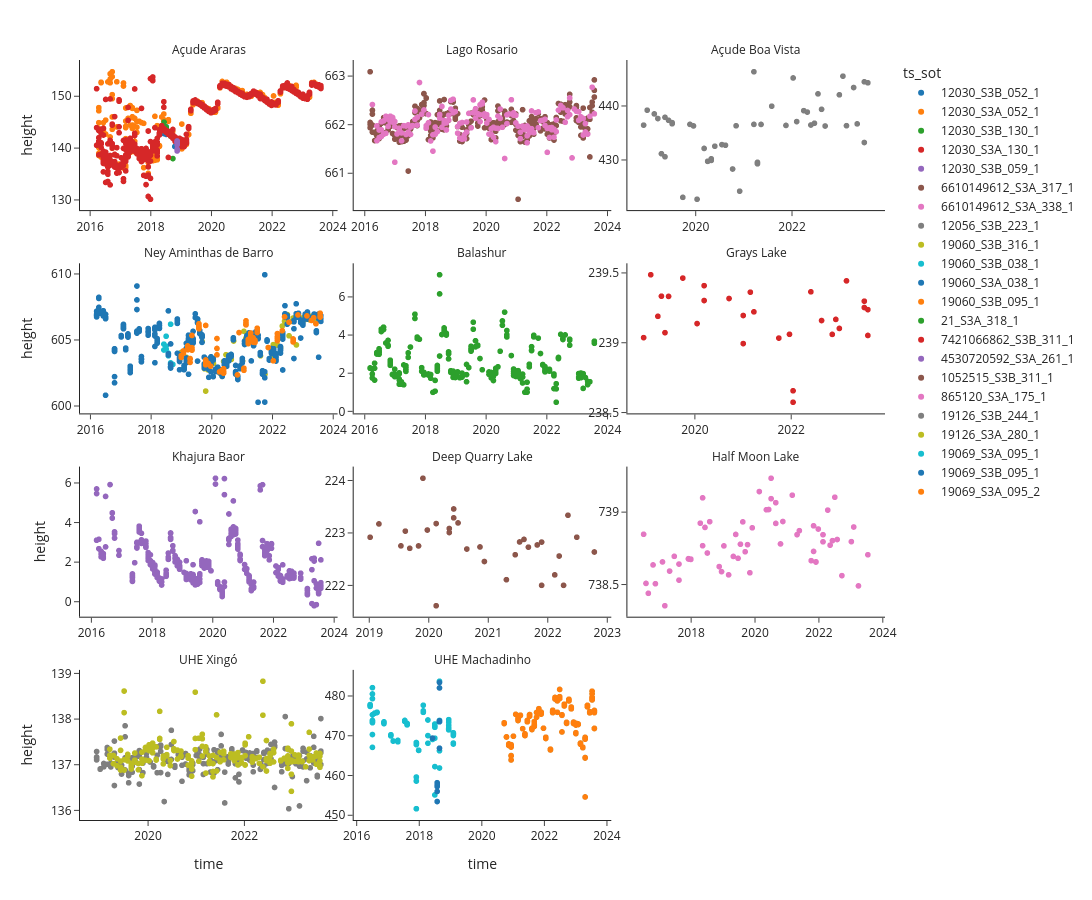

The cell this chart's notebook holds for it:
### Markdown cell above
## Plot only the extracted

### Code cell
#Plot to exclude outliers
import plotly.express as px
from plotly.subplots import make_subplots
import plotly.graph_objects as go


df=df_files_filtered
x_fd='time'
y_fd='height'
facet='lake_name'
color='ts_sot'
fig = px.scatter(df, x=x_fd, y=y_fd, 
                 facet_col=facet,color=color,facet_col_wrap=3,
                 # color_discrete_sequence=["#7570b3","#d95f02"],
                 template="simple_white", width=1200, height=900)
# fig.update_traces(marker=dict(size=5,color='#661666'))
fig.update_xaxes(matches=None)
fig.update_yaxes(matches=None)

fig.for_each_annotation(lambda a: a.update(text=a.text.split("=")[-1]))
fig.for_each_yaxis(lambda y: y.update(showticklabels=True,matches=None))
fig.for_each_xaxis(lambda x: x.update(showticklabels=True,matches=None))

fig.show()
del df

### Figure 1 — Plotly figure (JSON) as saved in the notebook; plotly's stock layout.template omitted (floating-point values rounded to 4 significant figures; data arrays with more than 128 entries replaced by an {"elided": "..."} marker saying what was removed)
{"data": [{"hovertemplate": "ts_sot=12030_S3B_052_1<br>lake_name=Açude Araras<br>time=%{x}<br>height=%{y}<extra></extra>", "legendgroup": "12030_S3B_052_1", "marker": {"color": "#1F77B4", "symbol": "circle"}, "mode": "markers", "name": "12030_S3B_052_1", "showlegend": true, "type": "scattergl", "x": [2018.0, 2018.0, 2018.0, 2018.0, 2018.0, 2018.0, 2018.0, 2018.0, 2018.0, 2018.0, 2018.0, 2018.0, 2018.0, 2018.0, 2018.0, 2018.0, 2018.0, 2018.0, 2018.0, 2018.0, 2018.0, 2018.0, 2018.0, 2018.0, 2018.0, 2018.0, 2018.0, 2018.0, 2019.0, 2019.0, 2019.0, 2019.0, 2019.0, 2019.0, 2019.0, 2019.0, 2019.0, 2019.0, 2019.0, 2019.0, 2019.0, 2019.0, 2019.0], "xaxis": "x10", "y": [144.5, 144.0, 144.3, 143.7, 144.4, 144.4, 144.1, 142.9, 143.8, 143.9, 143.6, 143.8, 143.8, 144.0, 143.8, 144.2, 144.1, 144.1, 144.1, 143.7, 143.7, 144.0, 144.0, 143.9, 144.2, 144.1, 143.8, 143.9, 142.7, 144.2, 144.1, 143.0, 143.1, 143.1, 142.7, 142.5, 142.5, 142.9, 142.2, 142.1, 142.2, 142.2, 140.4], "yaxis": "y10"}, {"hovertemplate": "ts_sot=12030_S3A_052_1<br>lake_name=Açude Araras<br>time=%{x}<br>height=%{y}<extra></extra>", "legendgroup": "12030_S3A_052_1", "marker": {"color": "#FF7F0E", "symbol": "circle"}, "mode": "markers", "name": "12030_S3A_052_1", "showlegend": true, "type": "scattergl", "x": {"elided": "472 float values"}, "xaxis": "x10", "y": {"elided": "472 float values"}, "yaxis": "y10"}, {"hovertemplate": "ts_sot=12030_S3B_130_1<br>lake_name=Açude Araras<br>time=%{x}<br>height=%{y}<extra></extra>", "legendgroup": "12030_S3B_130_1", "marker": {"color": "#2CA02C", "symbol": "circle"}, "mode": "markers", "name": "12030_S3B_130_1", "showlegend": true, "type": "scattergl", "x": [2018.0, 2018.0, 2018.0, 2018.0, 2018.0, 2018.0, 2018.0, 2018.0, 2018.0, 2018.0, 2018.0, 2018.0, 2019.0, 2019.0, 2019.0, 2019.0, 2019.0, 2019.0, 2019.0, 2019.0, 2019.0, 2019.0, 2019.0, 2019.0, 2019.0, 2019.0, 2019.0, 2019.0, 2019.0, 2019.0, 2019.0, 2019.0, 2019.0, 2019.0, 2019.0, 2019.0, 2019.0, 2019.0, 2019.0, 2019.0, 2019.0, 2019.0, 2019.0, 2019.0, 2019.0, 2019.0], "xaxis": "x10", "y": [145.1, 143.5, 143.5, 143.8, 143.7, 143.6, 143.6, 143.8, 143.7, 143.6, 143.7, 144.0, 144.1, 144.0, 144.1, 143.8, 143.9, 143.6, 144.1, 143.7, 143.2, 143.0, 142.9, 142.8, 142.9, 143.2, 143.1, 142.9, 142.8, 142.7, 142.6, 142.5, 142.4, 142.8, 142.6, 142.5, 142.4, 142.1, 142.1, 142.4, 142.3, 142.1, 138.1, 142.2, 142.1, 142.1], "yaxis": "y10"}, {"hovertemplate": "ts_sot=12030_S3A_130_1<br>lake_name=Açude Araras<br>time=%{x}<br>height=%{y}<extra></extra>", "legendgroup": "12030_S3A_130_1", "marker": {"color": "#D62728", "symbol": "circle"}, "mode": "markers", "name": "12030_S3A_130_1", "showlegend": true, "type": "scattergl", "x": {"elided": "841 float values"}, "xaxis": "x10", "y": {"elided": "841 float values"}, "yaxis": "y10"}, {"hovertemplate": "ts_sot=12030_S3B_059_1<br>lake_name=Açude Araras<br>time=%{x}<br>height=%{y}<extra></extra>", "legendgroup": "12030_S3B_059_1", "marker": {"color": "#9467BD", "symbol": "circle"}, "mode": "markers", "name": "12030_S3B_059_1", "showlegend": true, "type": "scattergl", "x": [2019.0, 2019.0, 2019.0, 2019.0, 2019.0, 2019.0, 2019.0, 2019.0, 2019.0, 2019.0, 2019.0, 2019.0, 2019.0, 2019.0, 2019.0, 2019.0, 2019.0, 2019.0, 2019.0, 2019.0, 2019.0, 2019.0, 2019.0, 2019.0, 2019.0, 2019.0], "xaxis": "x10", "y": [141.4, 141.4, 141.5, 141.1, 141.2, 141.2, 141.2, 141.2, 141.2, 141.3, 141.4, 141.4, 141.2, 140.7, 141.1, 141.3, 141.2, 141.3, 139.9, 141.2, 141.3, 141.2, 141.3, 141.4, 139.5, 141.2], "yaxis": "y10"}, {"hovertemplate": "ts_sot=6610149612_S3A_317_1<br>lake_name=Lago Rosario<br>time=%{x}<br>height=%{y}<extra></extra>", "legendgroup": "6610149612_S3A_317_1", "marker": {"color": "#8C564B", "symbol": "circle"}, "mode": "markers", "name": "6610149612_S3A_317_1", "showlegend": true, "type": "scattergl", "x": {"elided": "278 float values"}, "xaxis": "x11", "y": {"elided": "278 float values"}, "yaxis": "y11"}, {"hovertemplate": "ts_sot=6610149612_S3A_338_1<br>lake_name=Lago Rosario<br>time=%{x}<br>height=%{y}<extra></extra>", "legendgroup": "6610149612_S3A_338_1", "marker": {"color": "#E377C2", "symbol": "circle"}, "mode": "markers", "name": "6610149612_S3A_338_1", "showlegend": true, "type": "scattergl", "x": {"elided": "167 float values"}, "xaxis": "x11", "y": {"elided": "167 float values"}, "yaxis": "y11"}, {"hovertemplate": "ts_sot=12056_S3B_223_1<br>lake_name=Açude Boa Vista<br>time=%{x}<br>height=%{y}<extra></extra>", "legendgroup": "12056_S3B_223_1", "marker": {"color": "#7F7F7F", "symbol": "circle"}, "mode": "markers", "name": "12056_S3B_223_1", "showlegend": true, "type": "scattergl", "x": [2019.0, 2019.0, 2019.0, 2019.0, 2019.0, 2019.0, 2019.0, 2019.0, 2020.0, 2020.0, 2020.0, 2020.0, 2020.0, 2020.0, 2020.0, 2020.0, 2020.0, 2020.0, 2020.0, 2020.0, 2021.0, 2021.0, 2021.0, 2021.0, 2021.0, 2021.0, 2021.0, 2021.0, 2021.0, 2021.0, 2022.0, 2022.0, 2022.0, 2022.0, 2022.0, 2022.0, 2022.0, 2022.0, 2023.0, 2023.0, 2023.0, 2023.0, 2023.0, 2023.0, 2023.0, 2023.0, 2024.0, 2024.0, 2024.0], "xaxis": "x12", "y": [436.5, 439.3, 438.6, 437.8, 431.2, 438.0, 430.7, 437.4, 437.0, 436.8, 423.2, 436.7, 436.4, 422.8, 432.2, 429.8, 429.8, 430.0, 430.3, 432.6, 432.9, 432.8, 428.4, 436.4, 424.3, 446.4, 436.7, 429.4, 429.6, 436.7, 440.0, 436.5, 445.3, 437.2, 439.2, 439.0, 436.6, 436.9, 442.3, 439.5, 436.4, 442.2, 445.6, 436.4, 443.5, 436.8, 433.3, 444.6, 444.4], "yaxis": "y12"}, {"hovertemplate": "ts_sot=19060_S3B_316_1<br>lake_name=Ney Aminthas de Barro<br>time=%{x}<br>height=%{y}<extra></extra>", "legendgroup": "19060_S3B_316_1", "marker": {"color": "#BCBD22", "symbol": "circle"}, "mode": "markers", "name": "19060_S3B_316_1", "showlegend": true, "type": "scattergl", "x": [2019.0, 2019.0, 2019.0, 2019.0, 2019.0, 2020.0, 2020.0, 2020.0, 2020.0, 2020.0, 2020.0, 2020.0, 2020.0, 2020.0, 2020.0, 2020.0, 2020.0, 2020.0, 2020.0, 2020.0, 2021.0, 2021.0, 2021.0, 2021.0, 2021.0, 2021.0, 2021.0, 2021.0, 2021.0, 2021.0, 2021.0, 2021.0, 2021.0, 2021.0, 2022.0, 2022.0, 2022.0, 2022.0, 2022.0, 2022.0, 2022.0, 2022.0, 2022.0, 2022.0, 2022.0, 2022.0, 2023.0, 2023.0, 2023.0, 2023.0, 2023.0, 2023.0, 2023.0, 2023.0, 2023.0, 2023.0, 2023.0, 2023.0, 2023.0, 2024.0, 2024.0], "xaxis": "x7", "y": [604.1, 602.8, 603.7, 604.5, 604.4, 606.4, 605.9, 604.9, 602.8, 603.0, 601.1, 602.7, 603.6, 603.2, 602.8, 602.7, 602.5, 602.3, 603.4, 603.9, 603.8, 603.5, 604.9, 602.4, 602.3, 603.4, 605.7, 605.2, 605.5, 605.3, 605.2, 605.0, 605.2, 605.1, 603.8, 602.6, 602.4, 603.6, 604.7, 604.0, 604.6, 604.4, 606.1, 606.4, 606.8, 606.9, 605.3, 606.4, 606.7, 604.6, 606.8, 606.4, 606.7, 606.6, 606.8, 606.5, 606.8, 606.9, 606.4, 606.8, 606.8], "yaxis": "y7"}, {"hovertemplate": "ts_sot=19060_S3B_038_1<br>lake_name=Ney Aminthas de Barro<br>time=%{x}<br>height=%{y}<extra></extra>", "legendgroup": "19060_S3B_038_1", "marker": {"color": "#17BECF", "symbol": "circle"}, "mode": "markers", "name": "19060_S3B_038_1", "showlegend": true, "type": "scattergl", "x": [2018.0, 2018.0, 2018.0, 2018.0, 2018.0, 2019.0, 2019.0, 2019.0, 2019.0, 2019.0, 2019.0, 2019.0, 2019.0, 2019.0], "xaxis": "x7", "y": [604.7, 604.3, 605.3, 604.3, 604.5, 603.8, 604.0, 604.0, 603.3, 603.0, 603.1, 603.0, 606.2, 603.2], "yaxis": "y7"}, {"hovertemplate": "ts_sot=19060_S3A_038_1<br>lake_name=Ney Aminthas de Barro<br>time=%{x}<br>height=%{y}<extra></extra>", "legendgroup": "19060_S3A_038_1", "marker": {"color": "#1F77B4", "symbol": "circle"}, "mode": "markers", "name": "19060_S3A_038_1", "showlegend": true, "type": "scattergl", "x": {"elided": "459 float values"}, "xaxis": "x7", "y": {"elided": "459 float values"}, "yaxis": "y7"}, {"hovertemplate": "ts_sot=19060_S3B_095_1<br>lake_name=Ney Aminthas de Barro<br>time=%{x}<br>height=%{y}<extra></extra>", "legendgroup": "19060_S3B_095_1", "marker": {"color": "#FF7F0E", "symbol": "circle"}, "mode": "markers", "name": "19060_S3B_095_1", "showlegend": true, "type": "scattergl", "x": [2019.0, 2019.0, 2019.0, 2019.0, 2019.0, 2019.0, 2019.0, 2019.0, 2019.0, 2019.0, 2019.0, 2019.0, 2019.0, 2019.0, 2019.0, 2019.0, 2019.0, 2020.0, 2020.0, 2020.0, 2020.0, 2020.0, 2020.0, 2020.0, 2020.0, 2020.0, 2020.0, 2020.0, 2020.0, 2020.0, 2020.0, 2020.0, 2020.0, 2020.0, 2020.0, 2020.0, 2020.0, 2021.0, 2021.0, 2021.0, 2021.0, 2021.0, 2021.0, 2021.0, 2021.0, 2021.0, 2021.0, 2021.0, 2021.0, 2021.0, 2021.0, 2021.0, 2021.0, 2021.0, 2021.0, 2021.0, 2021.0, 2021.0, 2021.0, 2021.0, 2021.0, 2022.0, 2022.0, 2022.0, 2022.0, 2022.0, 2022.0, 2022.0, 2022.0, 2023.0, 2023.0, 2023.0, 2023.0, 2023.0, 2023.0, 2023.0, 2023.0, 2023.0, 2023.0, 2024.0, 2024.0, 2024.0], "xaxis": "x7", "y": [603.7, 603.8, 604.0, 604.2, 604.6, 604.3, 604.4, 604.4, 604.4, 603.6, 603.3, 603.6, 605.4, 604.3, 604.4, 604.2, 604.2, 605.9, 606.0, 606.2, 606.1, 603.1, 603.3, 606.1, 603.5, 603.2, 603.2, 603.0, 605.1, 604.4, 603.9, 602.6, 602.7, 602.8, 602.5, 602.6, 602.8, 602.4, 605.6, 602.7, 602.9, 606.2, 606.3, 606.5, 606.2, 604.8, 605.1, 604.7, 604.9, 605.3, 605.5, 604.8, 605.2, 604.9, 604.8, 605.0, 604.9, 605.7, 605.9, 605.6, 605.8, 604.4, 603.4, 605.0, 605.1, 605.3, 605.5, 605.7, 606.8, 606.4, 604.9, 605.0, 605.1, 604.9, 606.9, 606.8, 606.5, 606.7, 606.2, 606.8, 607.0, 606.7], "yaxis": "y7"}, {"hovertemplate": "ts_sot=21_S3A_318_1<br>lake_name=Balashur<br>time=%{x}<br>height=%{y}<extra></extra>", "legendgroup": "21_S3A_318_1", "marker": {"color": "#2CA02C", "symbol": "circle"}, "mode": "markers", "name": "21_S3A_318_1", "showlegend": true, "type": "scattergl", "x": {"elided": "200 float values"}, "xaxis": "x8", "y": {"elided": "200 float values"}, "yaxis": "y8"}, {"hovertemplate": "ts_sot=7421066862_S3B_311_1<br>lake_name=Grays Lake<br>time=%{x}<br>height=%{y}<extra></extra>", "legendgroup": "7421066862_S3B_311_1", "marker": {"color": "#D62728", "symbol": "circle"}, "mode": "markers", "name": "7421066862_S3B_311_1", "showlegend": true, "type": "scattergl", "x": [2019.0, 2019.0, 2019.0, 2019.0, 2019.0, 2019.0, 2020.0, 2020.0, 2020.0, 2020.0, 2021.0, 2021.0, 2021.0, 2021.0, 2021.0, 2022.0, 2022.0, 2022.0, 2022.0, 2022.0, 2023.0, 2023.0, 2023.0, 2023.0, 2023.0, 2024.0, 2024.0, 2024.0, 2024.0], "xaxis": "x9", "y": [239.0, 239.5, 239.2, 239.3, 239.1, 239.3, 239.5, 239.1, 239.4, 239.3, 239.3, 239.2, 239.0, 239.4, 239.2, 239.0, 239.1, 238.7, 238.6, 239.4, 239.2, 239.1, 239.2, 239.1, 239.4, 239.3, 239.3, 239.2, 239.1], "yaxis": "y9"}, {"hovertemplate": "ts_sot=4530720592_S3A_261_1<br>lake_name=Khajura Baor<br>time=%{x}<br>height=%{y}<extra></extra>", "legendgroup": "4530720592_S3A_261_1", "marker": {"color": "#9467BD", "symbol": "circle"}, "mode": "markers", "name": "4530720592_S3A_261_1", "showlegend": true, "type": "scattergl", "x": {"elided": "309 float values"}, "xaxis": "x4", "y": {"elided": "309 float values"}, "yaxis": "y4"}, {"hovertemplate": "ts_sot=1052515_S3B_311_1<br>lake_name=Deep Quarry Lake<br>time=%{x}<br>height=%{y}<extra></extra>", "legendgroup": "1052515_S3B_311_1", "marker": {"color": "#8C564B", "symbol": "circle"}, "mode": "markers", "name": "1052515_S3B_311_1", "showlegend": true, "type": "scattergl", "x": [2019.0, 2019.0, 2020.0, 2020.0, 2020.0, 2020.0, 2020.0, 2020.0, 2020.0, 2020.0, 2020.0, 2020.0, 2020.0, 2020.0, 2020.0, 2021.0, 2021.0, 2021.0, 2021.0, 2021.0, 2022.0, 2022.0, 2022.0, 2022.0, 2022.0, 2022.0, 2022.0, 2022.0, 2022.0, 2022.0, 2022.0, 2023.0], "xaxis": "x5", "y": [222.9, 223.2, 222.8, 223.0, 222.7, 222.8, 224.1, 223.1, 223.2, 221.6, 223.1, 223.0, 223.5, 223.3, 223.2, 222.7, 222.7, 222.5, 222.1, 222.6, 222.8, 222.9, 222.7, 222.8, 222.8, 222.0, 222.2, 222.6, 222.0, 223.3, 222.9, 222.6], "yaxis": "y5"}, {"hovertemplate": "ts_sot=865120_S3A_175_1<br>lake_name=Half Moon Lake<br>time=%{x}<br>height=%{y}<extra></extra>", "legendgroup": "865120_S3A_175_1", "marker": {"color": "#E377C2", "symbol": "circle"}, "mode": "markers", "name": "865120_S3A_175_1", "showlegend": true, "type": "scattergl", "x": [2017.0, 2017.0, 2017.0, 2017.0, 2017.0, 2017.0, 2017.0, 2017.0, 2017.0, 2018.0, 2018.0, 2018.0, 2018.0, 2018.0, 2018.0, 2018.0, 2018.0, 2018.0, 2018.0, 2019.0, 2019.0, 2019.0, 2019.0, 2019.0, 2019.0, 2019.0, 2019.0, 2019.0, 2020.0, 2020.0, 2020.0, 2020.0, 2020.0, 2020.0, 2020.0, 2020.0, 2020.0, 2021.0, 2021.0, 2021.0, 2021.0, 2021.0, 2021.0, 2021.0, 2021.0, 2021.0, 2022.0, 2022.0, 2022.0, 2022.0, 2022.0, 2022.0, 2022.0, 2022.0, 2022.0, 2022.0, 2022.0, 2023.0, 2023.0, 2023.0, 2023.0, 2023.0, 2023.0, 2024.0], "xaxis": "x6", "y": [738.8, 738.5, 738.4, 738.6, 738.5, 738.7, 738.4, 738.6, 738.7, 738.5, 738.6, 738.7, 738.7, 738.7, 738.7, 738.9, 739.1, 738.8, 738.9, 738.7, 738.9, 738.6, 738.6, 738.8, 738.6, 738.7, 738.8, 738.7, 738.8, 738.9, 738.7, 738.8, 738.6, 738.9, 739.1, 739.0, 739.0, 739.1, 739.2, 738.9, 739.1, 738.8, 738.9, 739.1, 738.8, 738.9, 738.7, 738.7, 738.9, 738.7, 738.7, 738.9, 738.8, 738.8, 739.0, 738.8, 738.8, 739.1, 738.8, 738.6, 738.8, 738.9, 738.5, 738.7], "yaxis": "y6"}, {"hovertemplate": "ts_sot=19126_S3B_244_1<br>lake_name=UHE Xingó<br>time=%{x}<br>height=%{y}<extra></extra>", "legendgroup": "19126_S3B_244_1", "marker": {"color": "#7F7F7F", "symbol": "circle"}, "mode": "markers", "name": "19126_S3B_244_1", "showlegend": true, "type": "scattergl", "x": {"elided": "223 float values"}, "xaxis": "x", "y": {"elided": "223 float values"}, "yaxis": "y"}, {"hovertemplate": "ts_sot=19126_S3A_280_1<br>lake_name=UHE Xingó<br>time=%{x}<br>height=%{y}<extra></extra>", "legendgroup": "19126_S3A_280_1", "marker": {"color": "#BCBD22", "symbol": "circle"}, "mode": "markers", "name": "19126_S3A_280_1", "showlegend": true, "type": "scattergl", "x": {"elided": "199 float values"}, "xaxis": "x", "y": {"elided": "199 float values"}, "yaxis": "y"}, {"hovertemplate": "ts_sot=19069_S3A_095_1<br>lake_name=UHE Machadinho<br>time=%{x}<br>height=%{y}<extra></extra>", "legendgroup": "19069_S3A_095_1", "marker": {"color": "#17BECF", "symbol": "circle"}, "mode": "markers", "name": "19069_S3A_095_1", "showlegend": true, "type": "scattergl", "x": {"elided": "464 float values"}, "xaxis": "x2", "y": {"elided": "464 float values"}, "yaxis": "y2"}, {"hovertemplate": "ts_sot=19069_S3B_095_1<br>lake_name=UHE Machadinho<br>time=%{x}<br>height=%{y}<extra></extra>", "legendgroup": "19069_S3B_095_1", "marker": {"color": "#1F77B4", "symbol": "circle"}, "mode": "markers", "name": "19069_S3B_095_1", "showlegend": true, "type": "scattergl", "x": [2018.0, 2019.0, 2019.0, 2019.0, 2019.0, 2019.0, 2019.0, 2019.0, 2019.0, 2019.0, 2019.0, 2019.0, 2019.0, 2019.0, 2019.0, 2019.0, 2019.0, 2019.0], "xaxis": "x2", "y": [469.4, 453.5, 457.4, 458.2, 457.2, 456.0, 457.4, 457.8, 473.6, 473.7, 473.6, 473.7, 483.4, 482.0, 466.9, 473.5, 473.5, 473.7], "yaxis": "y2"}, {"hovertemplate": "ts_sot=19069_S3A_095_2<br>lake_name=UHE Machadinho<br>time=%{x}<br>height=%{y}<extra></extra>", "legendgroup": "19069_S3A_095_2", "marker": {"color": "#FF7F0E", "symbol": "circle"}, "mode": "markers", "name": "19069_S3A_095_2", "showlegend": true, "type": "scattergl", "x": {"elided": "317 float values"}, "xaxis": "x2", "y": {"elided": "317 float values"}, "yaxis": "y2"}], "layout": {"annotations": [{"font": {}, "showarrow": false, "text": "UHE Xingó", "x": 0.16, "xanchor": "center", "xref": "paper", "y": 0.1975, "yanchor": "bottom", "yref": "paper"}, {"font": {}, "showarrow": false, "text": "UHE Machadinho", "x": 0.5, "xanchor": "center", "xref": "paper", "y": 0.1975, "yanchor": "bottom", "yref": "paper"}, {"font": {}, "showarrow": false, "text": "Khajura Baor", "x": 0.16, "xanchor": "center", "xref": "paper", "y": 0.465, "yanchor": "bottom", "yref": "paper"}, {"font": {}, "showarrow": false, "text": "Deep Quarry Lake", "x": 0.5, "xanchor": "center", "xref": "paper", "y": 0.465, "yanchor": "bottom", "yref": "paper"}, {"font": {}, "showarrow": false, "text": "Half Moon Lake", "x": 0.84, "xanchor": "center", "xref": "paper", "y": 0.465, "yanchor": "bottom", "yref": "paper"}, {"font": {}, "showarrow": false, "text": "Ney Aminthas de Barro", "x": 0.16, "xanchor": "center", "xref": "paper", "y": 0.7325, "yanchor": "bottom", "yref": "paper"}, {"font": {}, "showarrow": false, "text": "Balashur", "x": 0.5, "xanchor": "center", "xref": "paper", "y": 0.7325, "yanchor": "bottom", "yref": "paper"}, {"font": {}, "showarrow": false, "text": "Grays Lake", "x": 0.84, "xanchor": "center", "xref": "paper", "y": 0.7325, "yanchor": "bottom", "yref": "paper"}, {"font": {}, "showarrow": false, "text": "Açude Araras", "x": 0.16, "xanchor": "center", "xref": "paper", "y": 1, "yanchor": "bottom", "yref": "paper"}, {"font": {}, "showarrow": false, "text": "Lago Rosario", "x": 0.5, "xanchor": "center", "xref": "paper", "y": 1, "yanchor": "bottom", "yref": "paper"}, {"font": {}, "showarrow": false, "text": "Açude Boa Vista", "x": 0.84, "xanchor": "center", "xref": "paper", "y": 1, "yanchor": "bottom", "yref": "paper"}], "height": 900, "legend": {"title": {"text": "ts_sot"}, "tracegroupgap": 0}, "margin": {"t": 60}, "width": 1200, "xaxis": {"anchor": "y", "autorange": true, "domain": [0, 0.32], "range": [2019.0, 2024.0], "showticklabels": true, "title": {"text": "time"}, "type": "linear"}, "xaxis10": {"anchor": "y10", "autorange": true, "domain": [0, 0.32], "range": [2016.0, 2024.0], "showticklabels": true, "type": "linear"}, "xaxis11": {"anchor": "y11", "autorange": true, "domain": [0.34, 0.66], "range": [2016.0, 2024.0], "showticklabels": true, "type": "linear"}, "xaxis12": {"anchor": "y12", "autorange": true, "domain": [0.68, 1.0], "range": [2019.0, 2024.0], "showticklabels": true, "type": "linear"}, "xaxis2": {"anchor": "y2", "autorange": true, "domain": [0.34, 0.66], "range": [2016.0, 2024.0], "showticklabels": true, "title": {"text": "time"}, "type": "linear"}, "xaxis3": {"anchor": "y3", "domain": [0.68, 1.0], "showticklabels": true, "title": {"text": "time"}}, "xaxis4": {"anchor": "y4", "autorange": true, "domain": [0, 0.32], "range": [2016.0, 2024.0], "showticklabels": true, "type": "linear"}, "xaxis5": {"anchor": "y5", "autorange": true, "domain": [0.34, 0.66], "range": [2019.0, 2023.0], "showticklabels": true, "type": "linear"}, "xaxis6": {"anchor": "y6", "autorange": true, "domain": [0.68, 1.0], "range": [2016.0, 2024.0], "showticklabels": true, "type": "linear"}, "xaxis7": {"anchor": "y7", "autorange": true, "domain": [0, 0.32], "range": [2016.0, 2024.0], "showticklabels": true, "type": "linear"}, "xaxis8": {"anchor": "y8", "autorange": true, "domain": [0.34, 0.66], "range": [2016.0, 2024.0], "showticklabels": true, "type": "linear"}, "xaxis9": {"anchor": "y9", "autorange": true, "domain": [0.68, 1.0], "range": [2019.0, 2024.0], "showticklabels": true, "type": "linear"}, "yaxis": {"anchor": "x", "autorange": true, "domain": [0, 0.1975], "range": [135.8, 139.1], "showticklabels": true, "title": {"text": "height"}, "type": "linear"}, "yaxis10": {"anchor": "x10", "autorange": true, "domain": [0.8025, 1], "range": [128.0, 157.0], "showticklabels": true, "title": {"text": "height"}, "type": "linear"}, "yaxis11": {"anchor": "x11", "autorange": true, "domain": [0.8025, 1], "range": [660.2, 663.3], "showticklabels": true, "type": "linear"}, "yaxis12": {"anchor": "x12", "autorange": true, "domain": [0.8025, 1], "range": [420.7, 448.5], "showticklabels": true, "type": "linear"}, "yaxis2": {"anchor": "x2", "autorange": true, "domain": [0, 0.1975], "range": [448.8, 486.6], "showticklabels": true, "type": "linear"}, "yaxis3": {"anchor": "x3", "domain": [0, 0.1975], "showticklabels": true}, "yaxis4": {"anchor": "x4", "autorange": true, "domain": [0.2675, 0.465], "range": [-0.7568, 6.827], "showticklabels": true, "title": {"text": "height"}, "type": "linear"}, "yaxis5": {"anchor": "x5", "autorange": true, "domain": [0.2675, 0.465], "range": [221.4, 224.3], "showticklabels": true, "type": "linear"}, "yaxis6": {"anchor": "x6", "autorange": true, "domain": [0.2675, 0.465], "range": [738.3, 739.3], "showticklabels": true, "type": "linear"}, "yaxis7": {"anchor": "x7", "autorange": true, "domain": [0.535, 0.7325], "range": [599.4, 610.8], "showticklabels": true, "title": {"text": "height"}, "type": "linear"}, "yaxis8": {"anchor": "x8", "autorange": true, "domain": [0.535, 0.7325], "range": [-0.1072, 7.762], "showticklabels": true, "type": "linear"}, "yaxis9": {"anchor": "x9", "autorange": true, "domain": [0.535, 0.7325], "range": [238.5, 239.6], "showticklabels": true, "type": "linear"}}}
